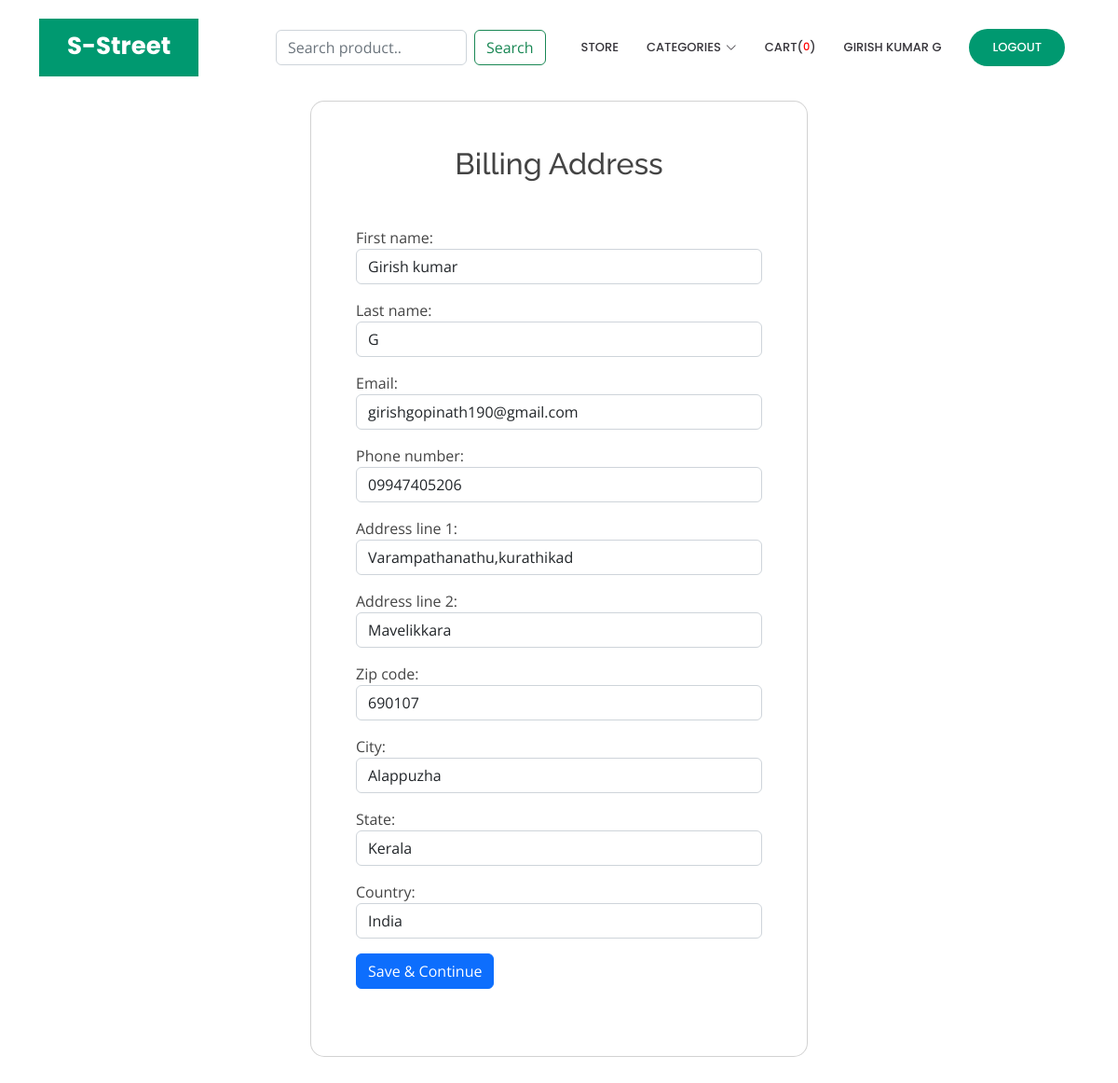
/orders/checkout/ (signed in), run on the app's committed database.
### accounts/models.py (models this page shows, shortened)
class Account(AbstractBaseUser):
    first_name = models.CharField(max_length=50)
    last_name = models.CharField(max_length=30, null=True, blank=True)
    username = models.CharField(max_length=50, unique=True)
    email = models.EmailField(max_length=100, unique=True)
    phone_number = models.CharField(max_length=15)
    date_joined = models.DateTimeField(auto_now_add=True)
    last_login = models.DateTimeField(auto_now=True)
    is_active = models.BooleanField(default=True)
    is_admin = models.BooleanField(default=False)
    is_staff = models.BooleanField(default=False)
    is_superuser = models.BooleanField(default=False)
    USERNAME_FIELD = 'email'
    REQUIRED_FIELDS = ['first_name', 'last_name', 'username', 'phone_number']
    objects = MyAccountManager()
    def full_name(self):
        return f'{self.first_name} {self.last_name}'

### orders/models.py (models this page shows, shortened)
class Address(models.Model):
    user = models.ForeignKey(Account, on_delete=models.CASCADE)
    first_name = models.CharField(max_length=60)
    last_name = models.CharField(max_length=50, null=True, blank=True)
    email = models.EmailField(max_length=100)
    phone_number = models.CharField(max_length=15)
    address_line_1 = models.CharField(max_length=50)
    address_line_2 = models.CharField(max_length=50, null=True, blank=True)
    zip_code = models.CharField(max_length=15)
    country = models.CharField(max_length=50)
    state = models.CharField(max_length=50)
    city = models.CharField(max_length=50)

### orders/views.py (the view, shortened to what this page needs)
# urls.py: path('checkout/', views.billing_address, name='checkout'),
@login_required(login_url='login')
def billing_address(request):
    address = Address.objects.filter(user=request.user).exists()
    if address:
        address = Address.objects.get(user=request.user)
        form = OrderAddress(instance=address)
    context = {'form': form}
    return render(request, 'orders/billing-address.html', context)

### orders/forms.py
class OrderAddress(forms.ModelForm):
    class Meta:
        model = Address
        fields = ['first_name', 'last_name', 'email', 'phone_number', 'address_line_1', 'address_line_2', 'zip_code', 'city', 'state', 'country']
    def __init__(self, *args, **kwargs):
        super(OrderAddress, self).__init__(*args, **kwargs)
        self.fields['first_name'].widget.attrs['class'] = 'form-control'
        self.fields['last_name'].widget.attrs['class'] = 'form-control'
        self.fields['email'].widget.attrs['class'] = 'form-control'
        self.fields['phone_number'].widget.attrs['class'] = 'form-control'
        self.fields['address_line_1'].widget.attrs['class'] = 'form-control'
        self.fields['address_line_2'].widget.attrs['class'] = 'form-control'
        self.fields['zip_code'].widget.attrs['class'] = 'form-control'
        self.fields['city'].widget.attrs['class'] = 'form-control'
        self.fields['state'].widget.attrs['class'] = 'form-control'
        self.fields['country'].widget.attrs['class'] = 'form-control'

### carts/context_processors.py (called while the page is built)
def cartCount(request):
    if request.user.is_authenticated:
        cart_item = CartItem.objects.filter(user=request.user)
        cart_count = cart_item.count()
        return {
            'cart_count': cart_count,
        }
    else:
        cart_count = 0
        return {
            'cart_count': cart_count,
        }

### core/context_processors.py (called while the page is built)
def get_category_url(request):
    links = Category.objects.all()
    return {
        'links': links
    }

### core/models.py (called while the page is built)
    def get_url(self):
        return reverse("product_by_category", args=[self.category_slug])

### orders/templates/orders/billing-address.html (shortened to what this page needs)
{% extends 'main.html' %}
{% block content %}
<section
  id="portfolio"
  class="portfolio"
>
  <div class="container mt-5">
    <div class="mask d-flex align-items-center h-100 gradient-custom-3">
      <div class="container h-100">
        <div class="row d-flex justify-content-center align-items-center h-100">
          <div class="col-12 col-md-9 col-lg-7 col-xl-6">
            <div class="card" style="border-radius: 15px">
              <div class="card-body p-5">
                <h2 class=" text-center mb-5">
                  Billing Address
                </h2>
                <form action="{% url 'checkout' %}" method="POST">
                  {{form.as_p}}
                  <button type="submit" class="btn btn-primary btn-block mb-4">
                    Save & Continue
                  </button>
                </form>
              </div>
            </div>
          </div>
        </div>
      </div>
    </div>
  </div>
</section>
{% endblock %}

### templates/includes/navbar.html (shortened to what this page needs)
  <header id="header" class="fixed-top d-flex align-items-center">
    <div class="container">
      <div class="header-container d-flex align-items-center justify-content-between">
        <div class="logo">
          <h1 class="text-light"><a href="{% url 'index' %}"><span>S-Street</span></a></h1>
        </div>
        <nav id="navbar" class="navbar noPrint">
          <ul>
            <li class="mx-2">
              <div class="input-group">
                <form class="d-flex" action="{% url 'search' %}" method="GET">
                  <input class="form-control me-2" type="search" placeholder="Search product.." aria-label="Search" name="query">
                  <button class="btn btn-outline-success" type="submit">Search</button>
                </form>
            </div>
          </li>
            <li><a class="nav-link scrollto" href="{% url 'store' %}">Store</a></li>
            <li class="dropdown"><a href="#"><span>Categories</span> <i class="bi bi-chevron-down"></i></a>
            </li>
            {% if request.user.is_authenticated %}
            <li><a href="{% url 'cart' %}">Cart( <small style="color: red;">{{cart_count}}</small>)</a></li>
            <li><a class="nav-link scrollto" href="{% url 'profile' %}">{{request.user.full_name}}</a></li>
            <li><a class="getstarted scrollto" href="{% url 'logout' %}">Logout</a></li>
            {% else %}
            <li><a class="getstarted scrollto" href="{% url 'login' %}">Login</a></li>
            <li><a class="getstarted scrollto" href="{% url 'user-register' %}">Register</a></li>
            {% endif %}
          </ul>
        </nav>
      </div>
    </div>
  </header>

### static/css/style.css (style rules this page uses)
body { font-family: "Open Sans", sans-serif; color: #444444; }
a { color: #009970; text-decoration: none; }
h1, h2, h3, h4, h5, h6 { font-family: "Raleway", sans-serif; }
#header { transition: all 0.5s; z-index: 997; transition: all 0.5s; top: 20px; }
#header .header-container { background: #fff; }
#header .logo { overflow: hidden; padding: 16px 30px 12px 30px; background: #009970; }
#header .logo h1 { font-size: 26px; padding: 0; line-height: 1; font-weight: 700; font-family: "Poppins", sans-serif; }
#header .logo h1 a, #header .logo h1 a:hover { color: #fff; text-decoration: none; }
.navbar { padding: 0; }
.navbar ul { margin: 0; padding: 0; display: flex; list-style: none; align-items: center; }
.navbar li { position: relative; }
.navbar a, .navbar a:focus { display: flex; align-items: center; justify-content: space-between; padding: 10px 0 10px 30px; color: #36343a; transition: 0.3s; font-size: 13px; font-weight: 500; text-transform: uppercase; font-family: "Poppins", sans-serif; white-space: nowrap; transition: 0.3s; }
.navbar a i, .navbar a:focus i { font-size: 12px; line-height: 0; margin-left: 5px; }
.navbar .getstarted, .navbar .getstarted:focus { background: #009970; padding: 10px 25px; margin-left: 30px; margin-right: 15px; border-radius: 50px; color: #fff; }
section { padding: 60px 0; overflow: hidden; }

### data on the page
Account: user.full_name "GIRISH KUMAR G"
Address: first_name "Girish kumar", last_name "G", email "girishgopinath190@gmail.com", phone_number "09947405206", address_line_1 "Varampathanathu,kurathikad", address_line_2 "Mavelikkara", zip_code "690107", city "Alappuzha", state "Kerala", country "India"

### other printed values
{{ cart_count }} "0"
